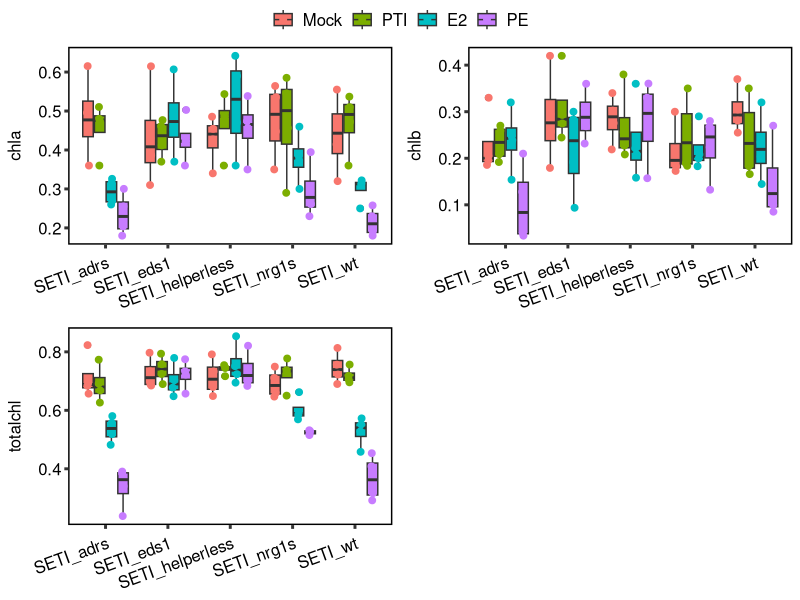
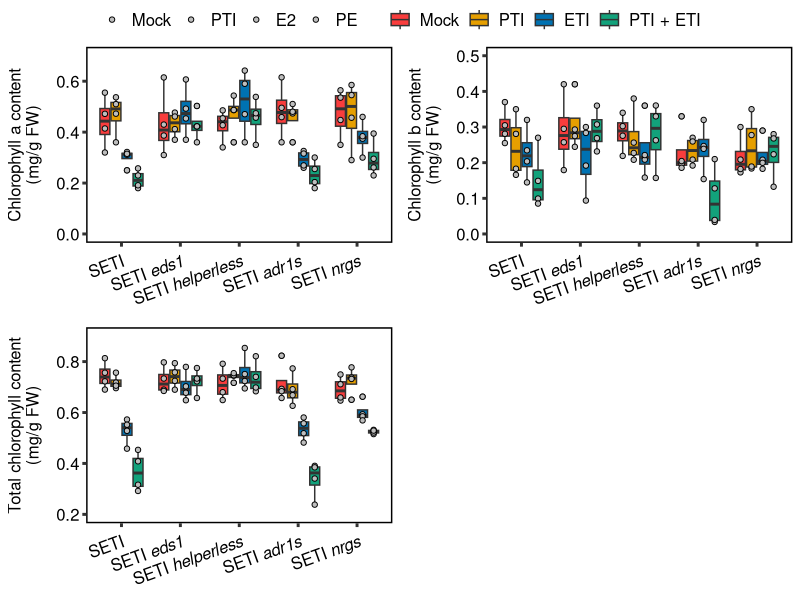
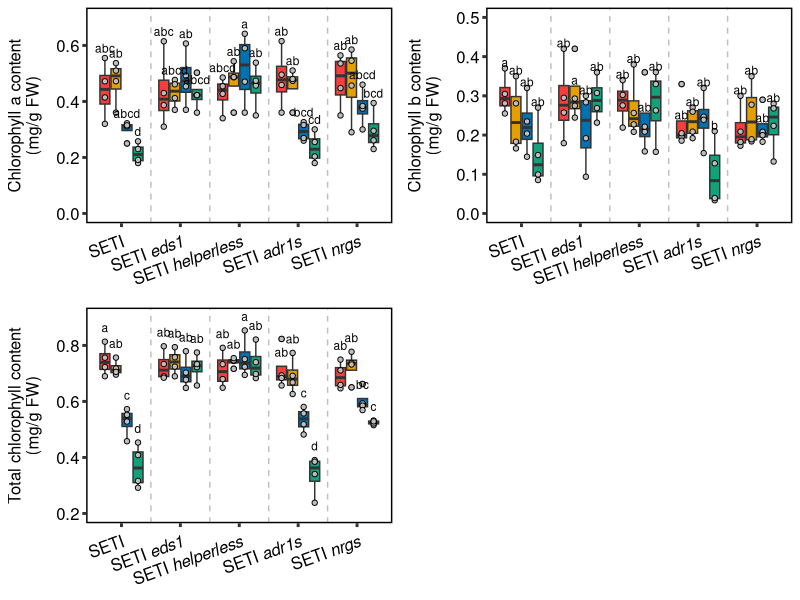

Write R code to recreate these figures, in order.
## ---- chunk 1
knitr::opts_chunk$set(echo = TRUE)
## ---- chunk 2
library("ggplot2")
library("tibble")
library("tidyr")
library("ggpubr")
library("multcompView")
library("stringr")
## ---- chunk 3
chlorophyll = read.csv2(file = "./Data/helperchlorophyll_batches_combined.csv", sep = ";",
                         header = TRUE, dec = ",")
chlorophyll$Treatment = factor(chlorophyll$Treatment, levels = c("Mock", "PTI", "E2", "PE"))
## ---- chunk 4
dlab_theme = theme(axis.title.y = element_text(margin = margin(r = 10)), text = element_text(size=12), axis.text = element_text(size=12),
        axis.text.x = element_text(margin = margin(t = 5), size = 12, colour = "black", angle = 20, hjust=1),
        axis.text.y = element_text(color = "black"),
        axis.line = element_blank(),
        axis.ticks = element_line(size = 1),
        axis.title.x = element_blank(),
        legend.position="none", 
        legend.text= element_text(size = 12),
        #legend.title = element_text(size = 16, face = "bold"),
        panel.background = element_blank(),
        panel.spacing.x = unit(1, "lines"),
        panel.spacing.y=unit(0,"lines"),
        panel.grid =  element_blank(),
        legend.title = element_blank(),
        #panel.grid.major.y =  element_line(colour = "#999999"),
        panel.grid.minor.y =  element_blank(),
        panel.border = element_rect(fill = NA, color = "black", linewidth = 1),
        strip.background =element_rect(fill="white"),
        strip.text.x = element_text(size = 12, hjust = 0.5))

data_plot_a = ggplot(data = chlorophyll, mapping = aes(x = Genotype, y = chla, fill = Treatment)) +
  geom_boxplot() + dlab_theme +
   geom_jitter(mapping = aes(color = Treatment, group = Treatment), fill = "grey", size=2, position = position_jitterdodge(jitter.width = 0.1))

data_plot_b = ggplot(data = chlorophyll, mapping = aes(x = Genotype, y = chlb, fill = Treatment)) +
  geom_boxplot()+ dlab_theme +
   geom_jitter(mapping = aes(color = Treatment, group = Treatment), fill = "grey", size=2, position = position_jitterdodge(jitter.width = 0.1))

data_plot_total = ggplot(data = chlorophyll, mapping = aes(x = Genotype, y = totalchl, fill = Treatment)) +
  geom_boxplot()+ dlab_theme +
   geom_jitter(mapping = aes(color = Treatment, group = Treatment), fill = "grey", size=2, position = position_jitterdodge(jitter.width = 0.1))
all_plots = c(data_plot_a, data_plot_b, data_plot_total)
ggarrange(data_plot_a, data_plot_b, data_plot_total, ncol = 2, nrow = 2, common.legend = TRUE)
## ---- chunk 5

data_plot_a = ggplot(data = chlorophyll, mapping = aes(x = Genotype, y = chla, fill = Treatment)) +
  ylim(0,0.7) +
  geom_boxplot() +
   geom_jitter(mapping = aes(color = Treatment, group = Treatment), shape = 21, size=1.5, fill = "grey", position = position_jitterdodge(jitter.width = 0, dodge.width = 0.75)) +
  scale_color_manual(values = c("black", "black", "black", "black")) +
  labs(y = "Chlorophyll a content\n(mg/g FW)", x = "Line") +
  scale_x_discrete(limits = c("SETI_wt", "SETI_eds1", "SETI_helperless", "SETI_adrs", "SETI_nrg1s"), labels=c(expression("SETI"), expression("SETI" ~ italic("eds1")), expression("SETI" ~ italic("helperless")), expression("SETI" ~ italic("adr1s")), expression("SETI" ~ italic("nrgs")))) + 
  dlab_theme + scale_fill_manual(values = c("#F93D3D", "#E69F00", "#0072B2", "#12A27B"),
                    name = "Treatment", labels = c("Mock", "PTI", "ETI", "PTI + ETI")) 

data_plot_b = ggplot(data = chlorophyll, mapping = aes(x = Genotype, y = chlb, fill = Treatment)) +
  ylim(0,0.5) +
  geom_boxplot()+
   geom_jitter(mapping = aes(color = Treatment, group = Treatment), shape = 21, fill = "grey", size=1.5, position = position_jitterdodge(jitter.width = 0, dodge.width = 0.75)) +
  scale_color_manual(values = c("black", "black", "black", "black")) +
  labs(y = "Chlorophyll b content\n(mg/g FW)", x = "Line") +
  scale_x_discrete(limits = c("SETI_wt", "SETI_eds1", "SETI_helperless", "SETI_adrs", "SETI_nrg1s"), labels=c(expression("SETI"), expression("SETI" ~ italic("eds1")), expression("SETI" ~ italic("helperless")), expression("SETI" ~ italic("adr1s")), expression("SETI" ~ italic("nrgs")))) + dlab_theme + scale_fill_manual(values = c("#F93D3D", "#E69F00", "#0072B2", "#12A27B"),
                    name = "Treatment", labels = c("Mock", "PTI", "ETI", "PTI + ETI")) 

data_plot_total = ggplot(data = chlorophyll, mapping = aes(x = Genotype, y = totalchl, fill = Treatment)) +
  ylim(0.2,0.9) +
  geom_boxplot()+
   geom_jitter(mapping = aes(color = Treatment, group = Treatment), shape = 21, fill = "grey", size=1.5, position = position_jitterdodge(jitter.width = 0, dodge.width = 0.75)) +
  scale_color_manual(values = c("black", "black", "black", "black")) +
  labs(y = "Total chlorophyll content\n(mg/g FW)", x = "Line") +
  scale_x_discrete(limits = c("SETI_wt", "SETI_eds1", "SETI_helperless", "SETI_adrs", "SETI_nrg1s"), labels=c(expression("SETI"), expression("SETI" ~ italic("eds1")), expression("SETI" ~ italic("helperless")), expression("SETI" ~ italic("adr1s")), expression("SETI" ~ italic("nrgs")))) + dlab_theme + scale_fill_manual(values = c("#F93D3D", "#E69F00", "#0072B2", "#12A27B"),
                    name = "Treatment", labels = c("Mock", "PTI", "ETI", "PTI + ETI")) 

all_plots = c(data_plot_a, data_plot_b, data_plot_total)
ggarrange(data_plot_a, data_plot_b, data_plot_total, ncol = 2, nrow = 2, common.legend = TRUE)
## ---- chunk 6

# Chlorophyll a
stats_table = tibble(Line_treatment = rep(NA, 20),
                         sig_letters = rep(NA, 20))

activity_treatment = aov(chlorophyll$chla ~ chlorophyll$Genotype*chlorophyll$Treatment)
#summary(activity_treatment)
Tuckey <- TukeyHSD(activity_treatment)
stats = multcompLetters4(activity_treatment, Tuckey)

# Add values into table
stats_table$Line_treatment = names(stats$`chlorophyll$Genotype:chlorophyll$Treatment`[[1]])
stats_table = separate_wider_delim(stats_table, Line_treatment, ":", names = c("Lines", "Treatment"))
stats_table$sig_letters = str_trim(stats$`chlorophyll$Genotype:chlorophyll$Treatment`[[2]])

# Order values
stats_table$Lines = factor(stats_table$Lines, levels = c("SETI_wt", "SETI_eds1", "SETI_helperless", "SETI_adrs", "SETI_nrg1s"))
stats_table$Treatment = factor(stats_table$Treatment, levels = c("Mock", "PTI", "E2", "PE"))
treatment_order = order(stats_table$Treatment)
stats_table = stats_table[treatment_order, ]
line_order = order(stats_table$Lines)
stats_table_a = stats_table[line_order, ]

print(summary(activity_treatment))
print(Tuckey)
print(stats)

# Chlorophyll b

stats_table = tibble(Line_treatment = rep(NA, 20),
                         sig_letters = rep(NA, 20))

activity_treatment = aov(chlorophyll$chlb ~ chlorophyll$Genotype*chlorophyll$Treatment)
#summary(activity_treatment)
Tuckey <- TukeyHSD(activity_treatment)
stats = multcompLetters4(activity_treatment, Tuckey)

# Add values into table
stats_table$Line_treatment = names(stats$`chlorophyll$Genotype:chlorophyll$Treatment`[[1]])
stats_table = separate_wider_delim(stats_table, Line_treatment, ":", names = c("Lines", "Treatment"))
stats_table$sig_letters = str_trim(stats$`chlorophyll$Genotype:chlorophyll$Treatment`[[2]])

# Order values
stats_table$Lines = factor(stats_table$Lines, levels = c("SETI_wt", "SETI_eds1", "SETI_helperless", "SETI_adrs", "SETI_nrg1s"))
stats_table$Treatment = factor(stats_table$Treatment, levels = c("Mock", "PTI", "E2", "PE"))
treatment_order = order(stats_table$Treatment)
stats_table = stats_table[treatment_order, ]
line_order = order(stats_table$Lines)
stats_table_b = stats_table[line_order, ]

print(summary(activity_treatment))
print(Tuckey)
print(stats)

# Chlorophyll total

stats_table = tibble(Line_treatment = rep(NA, 20),
                         sig_letters = rep(NA, 20))

activity_treatment = aov(chlorophyll$totalchl ~ chlorophyll$Genotype*chlorophyll$Treatment)
#summary(activity_treatment)
Tuckey <- TukeyHSD(activity_treatment)
stats = multcompLetters4(activity_treatment, Tuckey)

# Add values into table
stats_table$Line_treatment = names(stats$`chlorophyll$Genotype:chlorophyll$Treatment`[[1]])
stats_table = separate_wider_delim(stats_table, Line_treatment, ":", names = c("Lines", "Treatment"))
stats_table$sig_letters = str_trim(stats$`chlorophyll$Genotype:chlorophyll$Treatment`[[2]])

# Order values
stats_table$Lines = factor(stats_table$Lines, levels = c("SETI_wt", "SETI_eds1", "SETI_helperless", "SETI_adrs", "SETI_nrg1s"))
stats_table$Treatment = factor(stats_table$Treatment, levels = c("Mock", "PTI", "E2", "PE"))
treatment_order = order(stats_table$Treatment)
stats_table = stats_table[treatment_order,]
line_order = order(stats_table$Lines)
stats_table_total = stats_table[line_order, ]

print(summary(activity_treatment))
print(Tuckey)
print(stats)
## ---- chunk 7

stats_a = ggplot_build(data_plot_a)
stats_b = ggplot_build(data_plot_b)
stats_total = ggplot_build(data_plot_total)

data_plot_a = data_plot_a +
  geom_text(data = tibble(test = 1:20), x = stats_a[["data"]][[1]][["x"]], y = stats_a[["data"]][[1]][["ymax"]] + 0.035, label = stats_table_a$sig_letters, size = 3, color = "black", inherit.aes = FALSE) +
  geom_vline(xintercept = c(1.5,2.5,3.5,4.5), linetype = "dashed", alpha = 0.25)


data_plot_b = data_plot_b + geom_text(data = tibble(test = 1:20), x = stats_a[["data"]][[1]][["x"]], y = stats_b[["data"]][[1]][["ymax"]] + 0.015, label = stats_table_b$sig_letters, size = 3, color = "black", inherit.aes = FALSE) +
  geom_vline(xintercept = c(1.5,2.5,3.5,4.5), linetype = "dashed", alpha = 0.25)


data_plot_total = data_plot_total + geom_text(data = tibble(test = 1:20), x = stats_a[["data"]][[1]][["x"]], y = stats_total[["data"]][[1]][["ymax"]] + 0.05, label = stats_table_total$sig_letters, size = 3, color = "black", inherit.aes = FALSE) +
  geom_vline(xintercept = c(1.5,2.5,3.5,4.5), linetype = "dashed", alpha = 0.25)


all_plots = c(data_plot_a, data_plot_b, data_plot_total)
chlorophyll_helper_supp = ggarrange(data_plot_a, data_plot_b, data_plot_total,  ncol = 2, nrow = 2, common.legend = FALSE)

print(chlorophyll_helper_supp)
